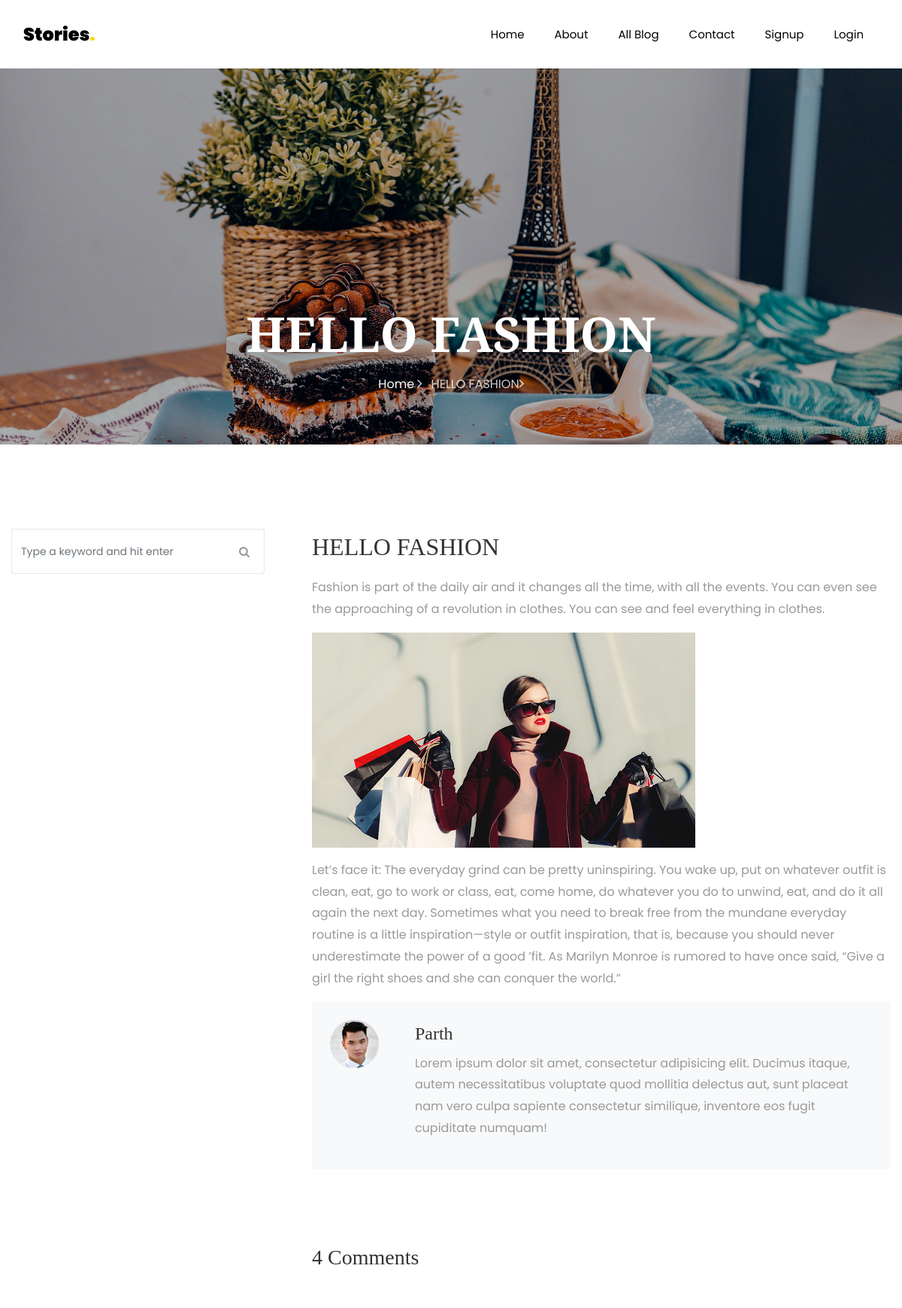
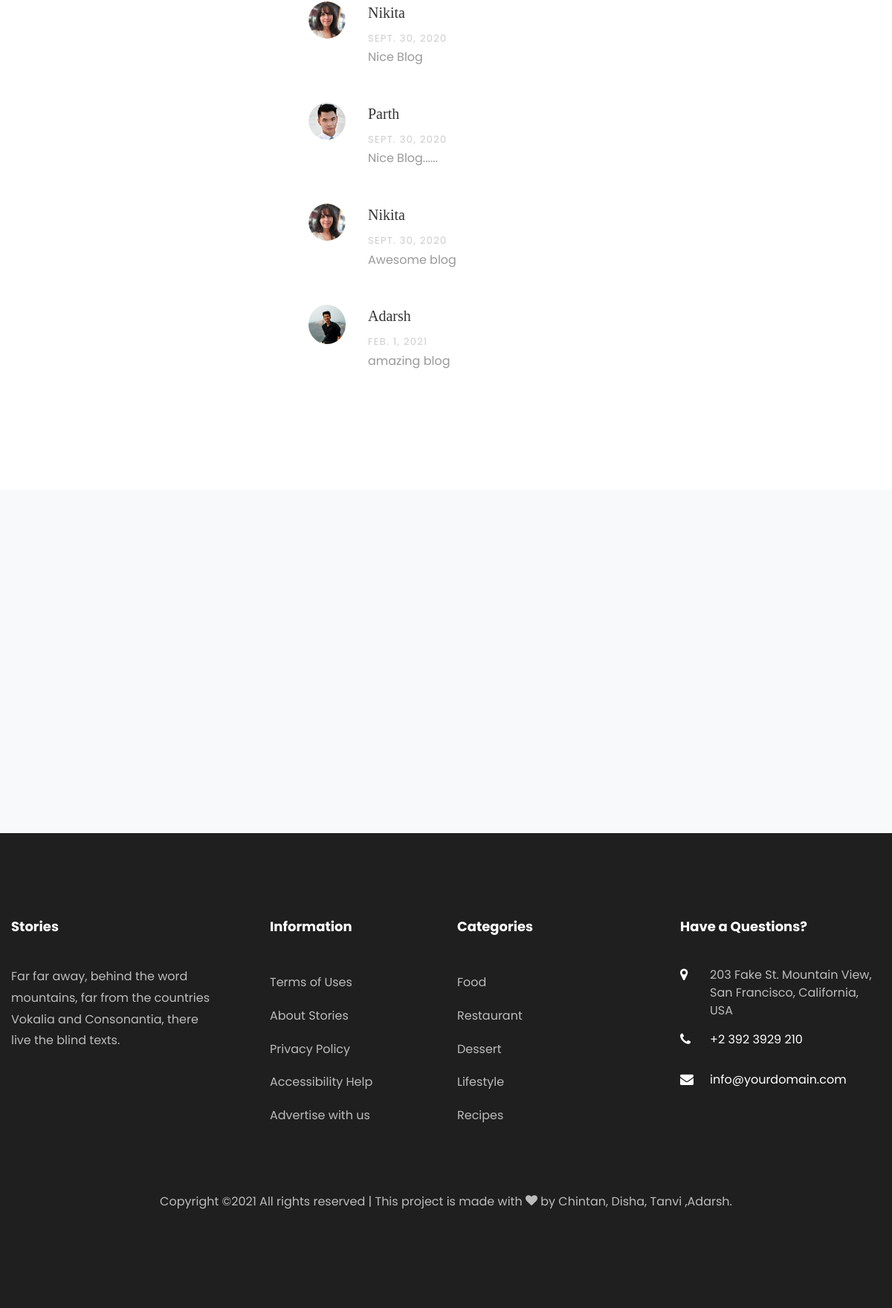
The app's page /blog_detail/1/ with its own data (2 pictures, top to bottom).
### Blog/models.py (models this page shows, shortened)
class BlogModel(models.Model):
    usr = models.ForeignKey(User,on_delete=models.CASCADE,null=True)
    cat = models.ForeignKey(Category,on_delete=models.CASCADE,null=True)
    title = models.CharField(max_length=100,null=True)
    sdes = models.TextField(null=True)
    long_des = models.TextField(null=True)
    date = models.DateField(null=True)
    image = models.FileField(null=True)

class UserDetail(models.Model):
    usr = models.ForeignKey(User, on_delete=models.CASCADE, null=True)
    mobile = models.CharField(max_length=100,null=True)
    image = models.FileField(null=True)
    def __str__(self):
        return self.usr.first_name

class UserComment(models.Model):
    usr = models.ForeignKey(User,on_delete=models.CASCADE,null=True)
    blog = models.ForeignKey(BlogModel,on_delete=models.CASCADE,null=True)
    msg = models.TextField(null=True)
    date = models.DateField(null=True)

### Blog/views.py (the view)
# urls.py: path('blog_detail/<int:bid>/', Newblogdetail, name="bdetail"),
def Newblogdetail(request,bid):
    data = BlogModel.objects.get(id = bid)
    userdata = UserDetail.objects.filter(usr = data.usr).first()
    comments = UserComment.objects.filter(blog = data)
    n = comments.count()
    d = {"detail":data,"userdata":userdata,"count":n}
    print(d["userdata"])
    return render(request,'newtemp/single.html',d)

### Blog/templates/newtemp/single.html (shortened to what this page needs)
{% extends 'newtemp/base.html' %}
{% load static %}
{% block body %}
<link rel="stylesheet" href="https://stackpath.bootstrapcdn.com/font-awesome/4.7.0/css/font-awesome.min.css">
    <section class="hero-wrap hero-wrap-2" style="background-image: url({% static 'images/bg_4.jpg' %});">
      <div class="overlay"></div>
      <div class="container">
        <div class="row no-gutters slider-text align-items-end justify-content-center">
          <div class="col-md-9 ftco-animate pb-5 text-center">
            <h1 class="mb-3 bread">{{ detail.title }}</h1>
            <p class="breadcrumbs"><span class="mr-2"><a href="{% url 'newhome' %}">Home <i class="ion-ios-arrow-forward"></i></a></span> <span>{{ detail.title }}<i class="ion-ios-arrow-forward"></i></span></p>
          </div>
        </div>
      </div>
    </section>
		<section class="ftco-section">
      <div class="container">
        <div class="row">
          <div class="col-lg-8 order-lg-last ftco-animate">
            <h2 class="mb-3">{{ detail.title }}
            </h2>
            <p>{{ detail.sdes }}</p>
            <p>
              <img src="{{ detail.image.url }}" alt="" class="img-fluid">
            </p>
            <p>{{ detail.long_des }}</p>
            <div class="about-author d-flex p-4 bg-light">
              <div class="bio mr-5">
                <img src="{{ userdata.image.url }}" alt="{{ detail.usr.first_name }}" width="200px;" height="200px;" class="img-fluid mb-4">
              </div>
              <div class="desc">
                <h3>{{ detail.usr.first_name }}</h3>
                <p>Lorem ipsum dolor sit amet, consectetur adipisicing elit. Ducimus itaque, autem necessitatibus voluptate quod mollitia delectus aut, sunt placeat nam vero culpa sapiente consectetur similique, inventore eos fugit cupiditate numquam!</p>
              </div>
            </div>
            <div class="pt-5 mt-5">
              <h3 class="mb-5">{{ detail.usercomment_set.count }} Comments</h3>
              <ul class="comment-list">
                {% for i in detail.usercomment_set.all %}
                <li class="comment">
                  <div class="vcard bio">
                    <img src="{{ i.usr.userdetail_set.first.image.url }}" alt="Image placeholder">
                  </div>
                  <div class="comment-body">
                    <h3>{{ i.usr.first_name }}</h3>
                    <div class="meta">{{ i.date }}</div>
                    <p>{{ i.msg }}</p>
                  </div>
                </li>
                {% endfor %}
              </ul>
            </div>
          </div>
          <div class="col-lg-4 sidebar pr-lg-5 ftco-animate">
            <div class="sidebar-box">
              <form action="#" class="search-form">
                <div class="form-group">
                  <span class="icon icon-search"></span>
                  <input type="text" class="form-control" placeholder="Type a keyword and hit enter">
                </div>
              </form>
            </div>
          </div>
        </div>
      </div>
    </section>
{% endblock %}

### Blog/static/css/icomoon.css (style rules this page uses)
[class^="icon-"], [class*=" icon-"] { font-family: 'icomoon' !important; speak: none; font-style: normal; font-weight: normal; font-variant: normal; text-transform: none; line-height: 1; -webkit-font-smoothing: antialiased; -moz-osx-font-smoothing: grayscale; }
.icon-search:before { content: "\f002"; }

### records on screen
BlogModel: title "HELLO FASHION", sdes "Fashion is part of the daily air and it changes all the time, with all the events. You can even see the approaching of a revolution in clothes. You can see and feel everything in clothes.", image (picture), long_des "Let’s face it: The everyday grind can be pretty uninspiring. You wake up, put on whatever outfit is clean, eat, go to work or class, eat, come home, do whatever you do to unwind, eat, and do it all again the next day. Sometimes what you need to break free from the mundane everyday routine is a little inspiration—style or outfit inspiration, that is, because you should never underestimate the power of a good ’fit. As Marilyn Monroe is rumored to have once said, “Give a girl the right shoes and she can conquer the world.”", usr.first_name "Parth", usercomment_set.count "4"
UserDetail: image (picture)
UserComment: usr.userdetail_set.first.image (picture), usr.first_name "Nikita", date "SEPT. 30, 2020", msg "Nice Blog"
UserComment: usr.userdetail_set.first.image (picture), usr.first_name "Parth", date "SEPT. 30, 2020", msg "Nice Blog......"
UserComment: usr.userdetail_set.first.image (picture), usr.first_name "Nikita", date "SEPT. 30, 2020", msg "Awesome blog"
UserComment: usr.userdetail_set.first.image (picture), usr.first_name "Adarsh", date "FEB. 1, 2021", msg "amazing blog"
